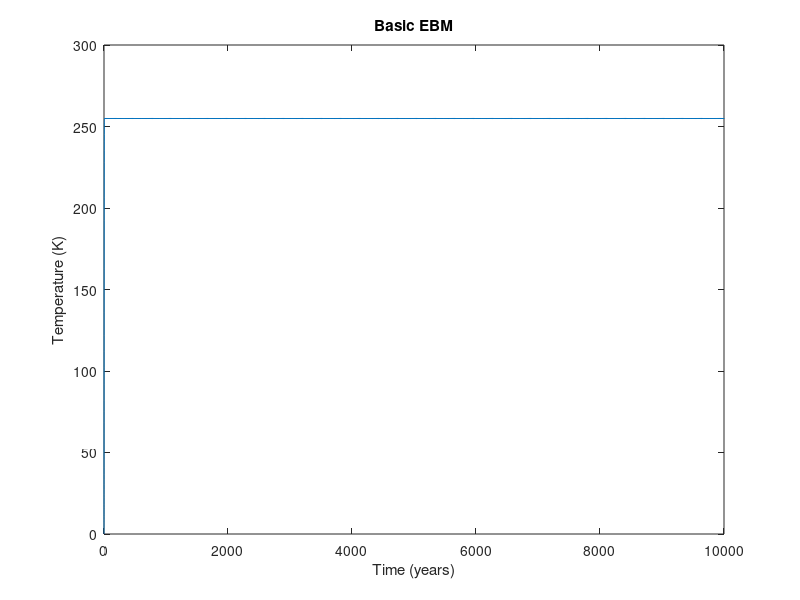
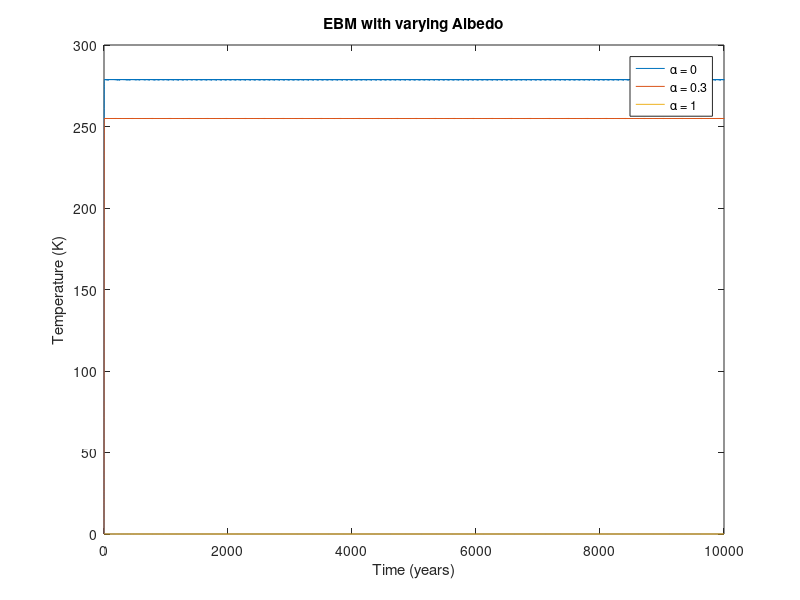
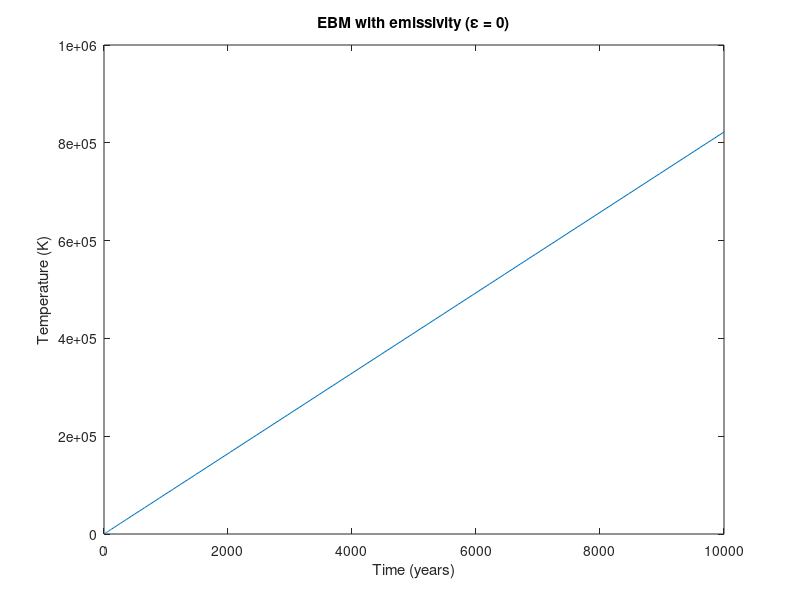
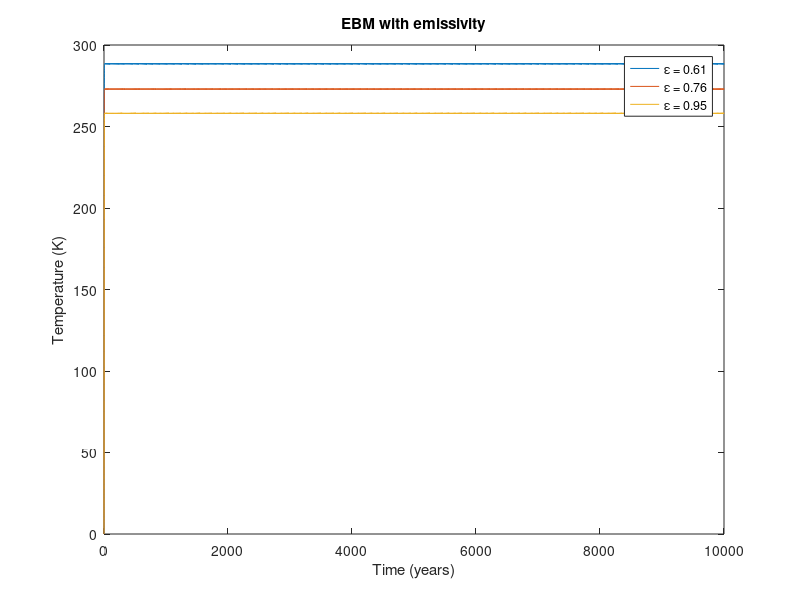

Reproduce these figures in MATLAB, in order.
% Global Temperature Modeling (INFO-F305)
% This script contains models for simulating the global average temperature.

%%% CONSTANTS %%%
R = 2.912;                          % Heat capacity (W-yr/m^2/K)
Q = 342;                            % Average global solar radiation (W/m^2)
alpha = 0.3;                        % Albedo of the planet
sigma = 5.67e-8;                    % Stefan-Boltzmann constant (W/m^2/K^4)
T0 = 0;                             % Starting from freezing point of water
tspan = [0, 10000];                 % Simulate for 10000 years

%%% QUESTION 1 %%%
[t, T] = ode45(@(t, T) (Q * (1 - alpha) - sigma * T^4) / R, tspan, T0);

plot(t, T);
title('Basic EBM');
xlabel('Time (years)');
ylabel('Temperature (K)');

%%% QUESTION 2 %%%
alphas = [0, 0.3, 1];
legends = cell(1, 3);
figure; % Open a new figure window
for i = 1:length(alphas)
    a = alphas(i);
    [t, T] = ode45(@(t, T) (Q * (1 - a) - sigma * T^4) / R, tspan, T0);
    legends{i} = ['α = ', num2str(a)];
    plot(t, T);
    hold on;
end
hold off;

title('EBM with varying Albedo');
legend(legends);
xlabel('Time (years)');
ylabel('Temperature (K)');

%%% QUESTION 3 %%%
% emissivity = 0
epsilon = 0.00; % Emissivity factor
figure;
[t, T] = ode45(@(t, T) (Q * (1 - alpha) - epsilon * sigma * T^4) / R, tspan, T0);
plot(t, T);
title('EBM with emissivity (ε = 0)');
xlabel('Time (years)');
ylabel('Temperature (K)');

% emissivity in [0.61, 0.76, 0.95]
epsilons = [0.61, 0.76, 0.95];
legends = cell(1, 3);
figure;
for i = 1:length(epsilons)
    e = epsilons(i);
    [t, T] = ode45(@(t, T) (Q * (1 - alpha) - e * sigma * T^4) / R, tspan, T0);
    legends{i} = ['ε = ', num2str(e)];
    plot(t, T);
    hold on;
end
hold off;

title('EBM with emissivity');
legend(legends);
xlabel('Time (years)');
ylabel('Temperature (K)');


%%% QUESTION 4 %%%
T0 = 14.84;                 % Temperature in Celsius
R = 2.912;                  % Heat capacity (W-yr/m^2/K)
A = 202;                    % Constant in W/m^2
B = 1.90;                   % Constant in W/m^2/°C

% Temperature conversion is not needed for constants A and B as they are already for °C.
% However, the temperature T in the equation must be converted from Kelvin to Celsius.
figure;
[t, T] = ode45(@(t, T) (Q * (1 - alpha) - (A + B * T)) / R, tspan, T0);
plot(t, T);
title('EBM with Temperature-Dependent OLR (in Celsius)');
xlabel('Time (years)');
ylabel('Temperature (C)');
ylim([14 20]);

%%% QUESTION 5 %%%
T0 = 14.84;                 % Temperature in Celsius
alpha_temp = @(T) 0.5 + 0.2 * tanh(0.1 * (265 - T - 273.15));
figure;
[t, T] = ode45(@(t, T) (Q * (1 - alpha_temp(T)) - (A + B * T)) / R, tspan, T0);
plot(t, T);
title('EBM with Temperature-Dependent Albedo');
xlabel('Time (years)');
ylabel('Temperature (C)');
ylim([14 20]);
